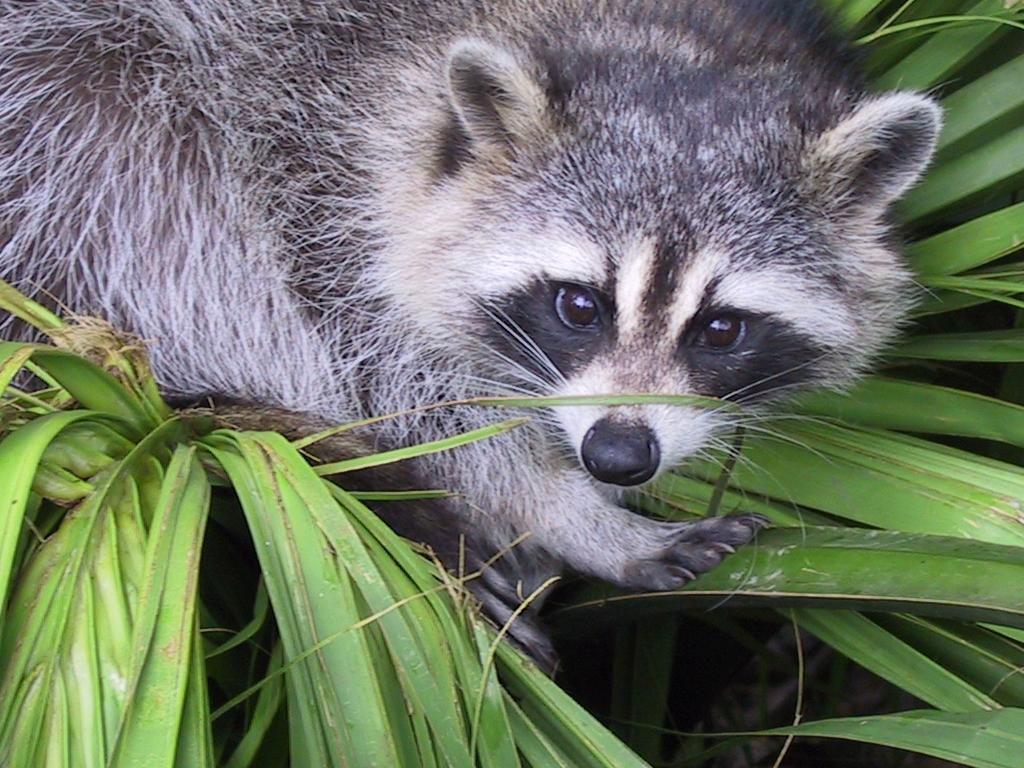
#> input picture animal.jpeg, 1024 x 768 px
$ python pillow4_filters.py
#> lines starting #> are read from the running program, lines starting #| are printed output that depends on the picture
from PIL import Image, ImageFilter

# image import
image = Image.open('animal.jpeg')
#> image is the input picture: PIL image 1024x768 RGB; mean R, G, B 110.7, 117.7, 102.1

# basic filter (and much more which work the same)
image_blur = image.filter(ImageFilter.BLUR)
image_contour = image.filter(ImageFilter.CONTOUR)
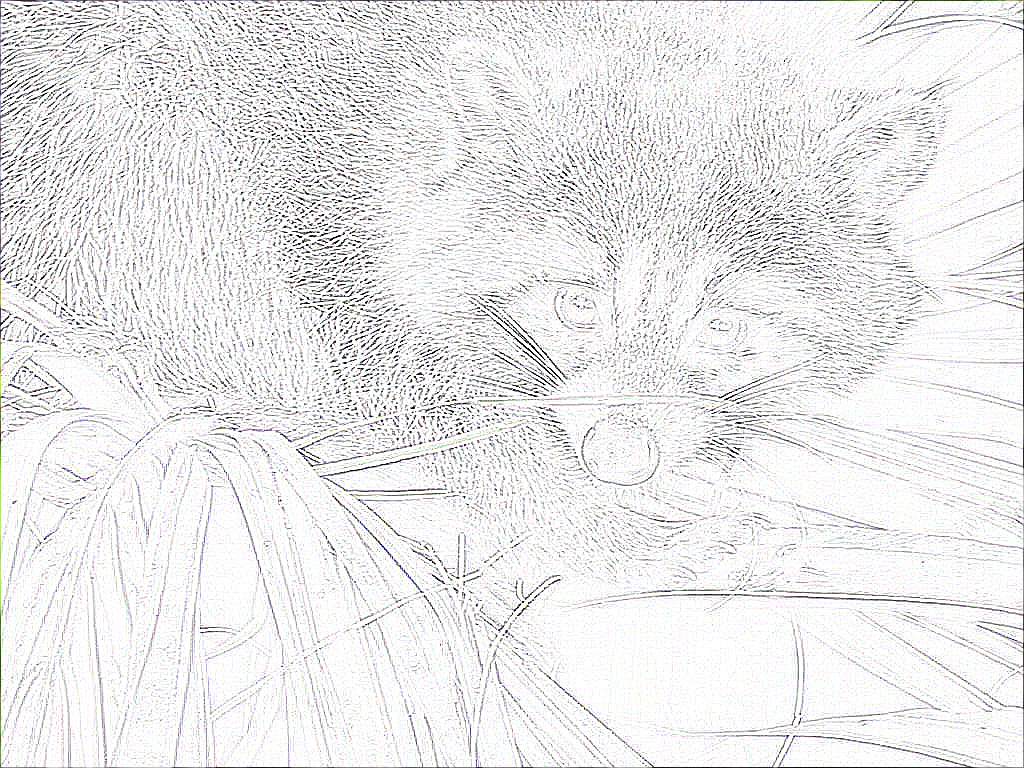
#> image_contour: PIL image 1024x768 RGB; mean R, G, B 234.3, 234.4, 234.1
image_detail = image.filter(ImageFilter.DETAIL)

# rank filters
image_filtered_min = image.filter(ImageFilter.MinFilter(size=5))
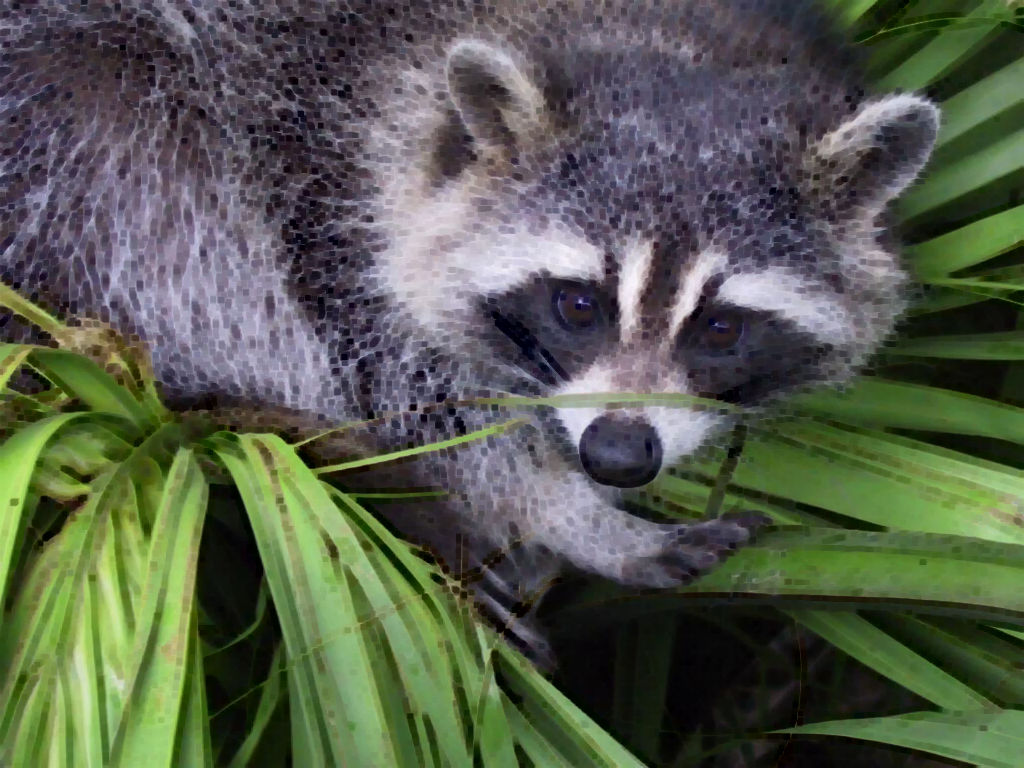
#> image_filtered_min: PIL image 1024x768 RGB; mean R, G, B 85.4, 91.9, 76.8
image_filtered_median = image.filter(ImageFilter.MedianFilter(size=5))
image_filtered_max = image.filter(ImageFilter.MaxFilter(size=5))
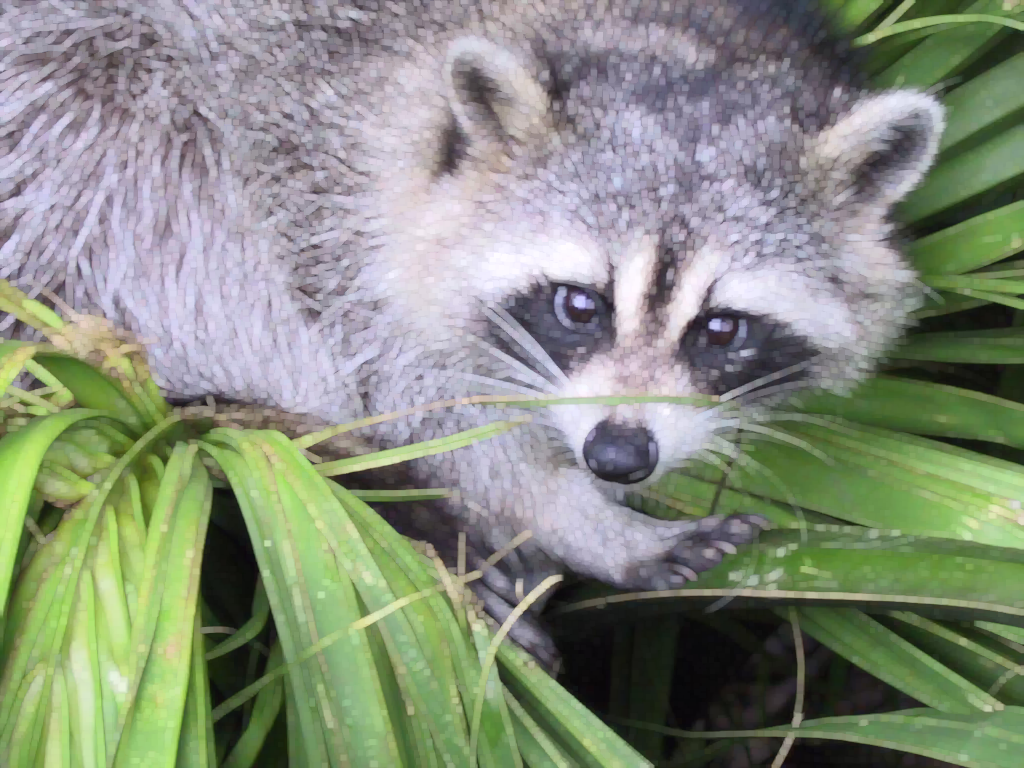
#> image_filtered_max: PIL image 1024x768 RGB; mean R, G, B 134.6, 141.8, 126

# multiband filters
image_boxblur = image.filter(ImageFilter.BoxBlur(radius=4))
image_gaussblur = image.filter(ImageFilter.GaussianBlur(radius=4))
image_unsharp = image.filter(ImageFilter.UnsharpMask(radius=4))
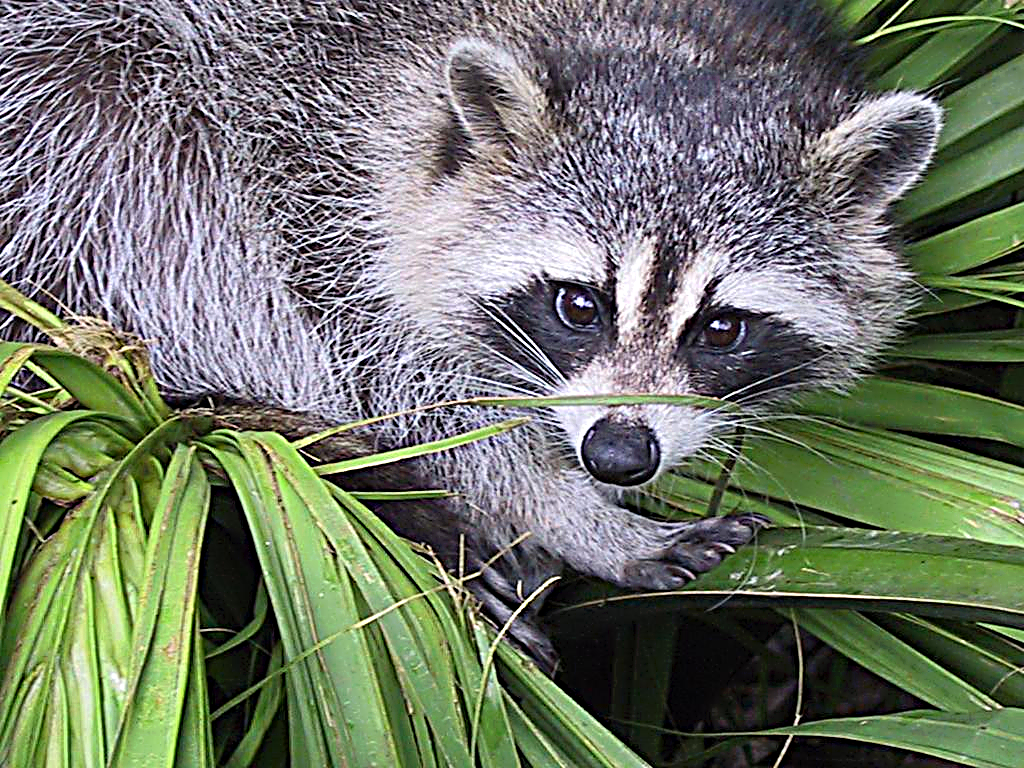
#> image_unsharp: PIL image 1024x768 RGB; mean R, G, B 111.5, 118.5, 103

# Because all these filter return an image, we can use this one
# to combine it with another filter to create differents effects
image_emboss = image.filter(ImageFilter.EMBOSS)
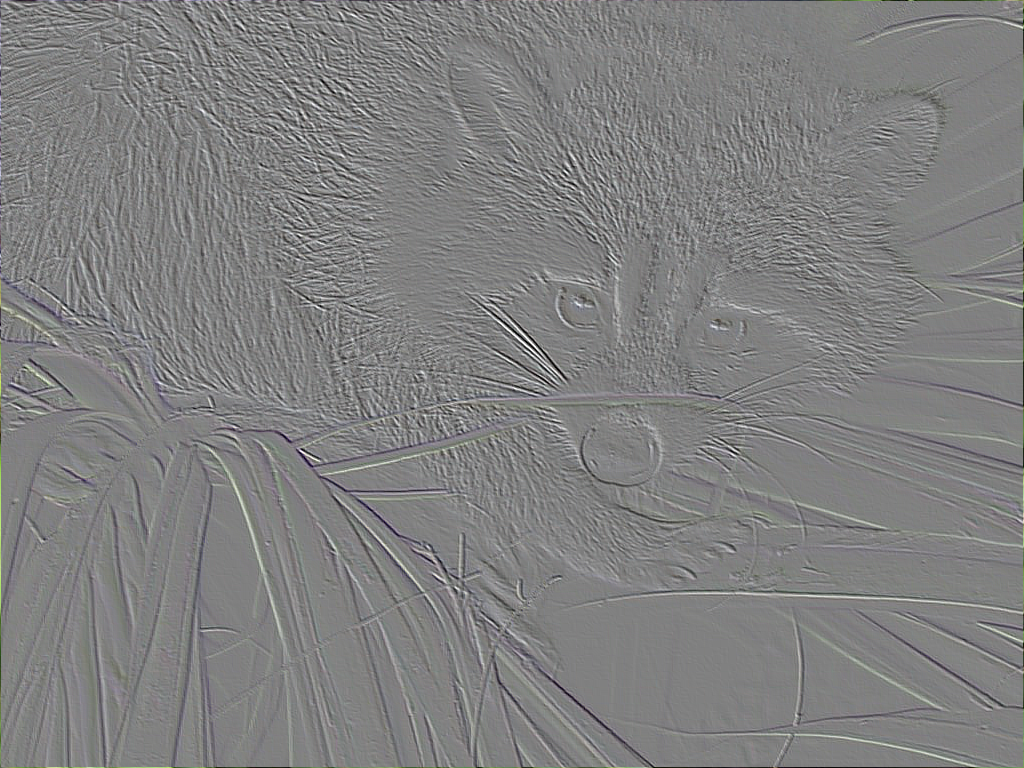
#> image_emboss: PIL image 1024x768 RGB; mean R, G, B 127.9, 127.9, 127.8
image_emboss_blur = image_emboss.filter(ImageFilter.GaussianBlur(radius=2))

# display
image_emboss_blur.show()

$ run again, with landscape.jpg copied over animal.jpeg
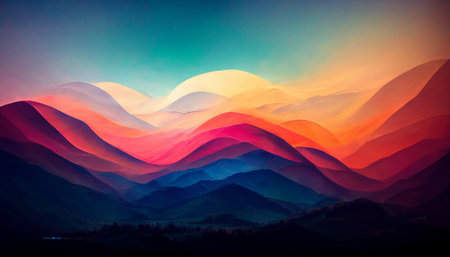
#> input picture landscape.jpg, 450 x 257 px
#> image is the input picture: PIL image 450x257 RGB; mean R, G, B 98.7, 79.1, 89.1
#> `image_contour = image.filter(ImageFilter.CONTOUR)`:
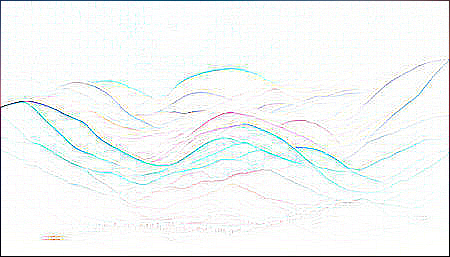
#> image_contour: PIL image 450x257 RGB; mean R, G, B 244.3, 247.1, 246.7
#> `image_emboss_blur = image_emboss.filter(ImageFilter.GaussianBlur(radiu..`:
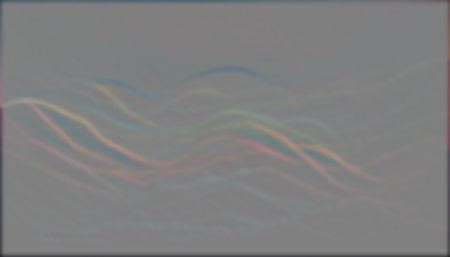
#> image_emboss_blur: PIL image 450x257 RGB; mean R, G, B 126.9, 127, 127.3
